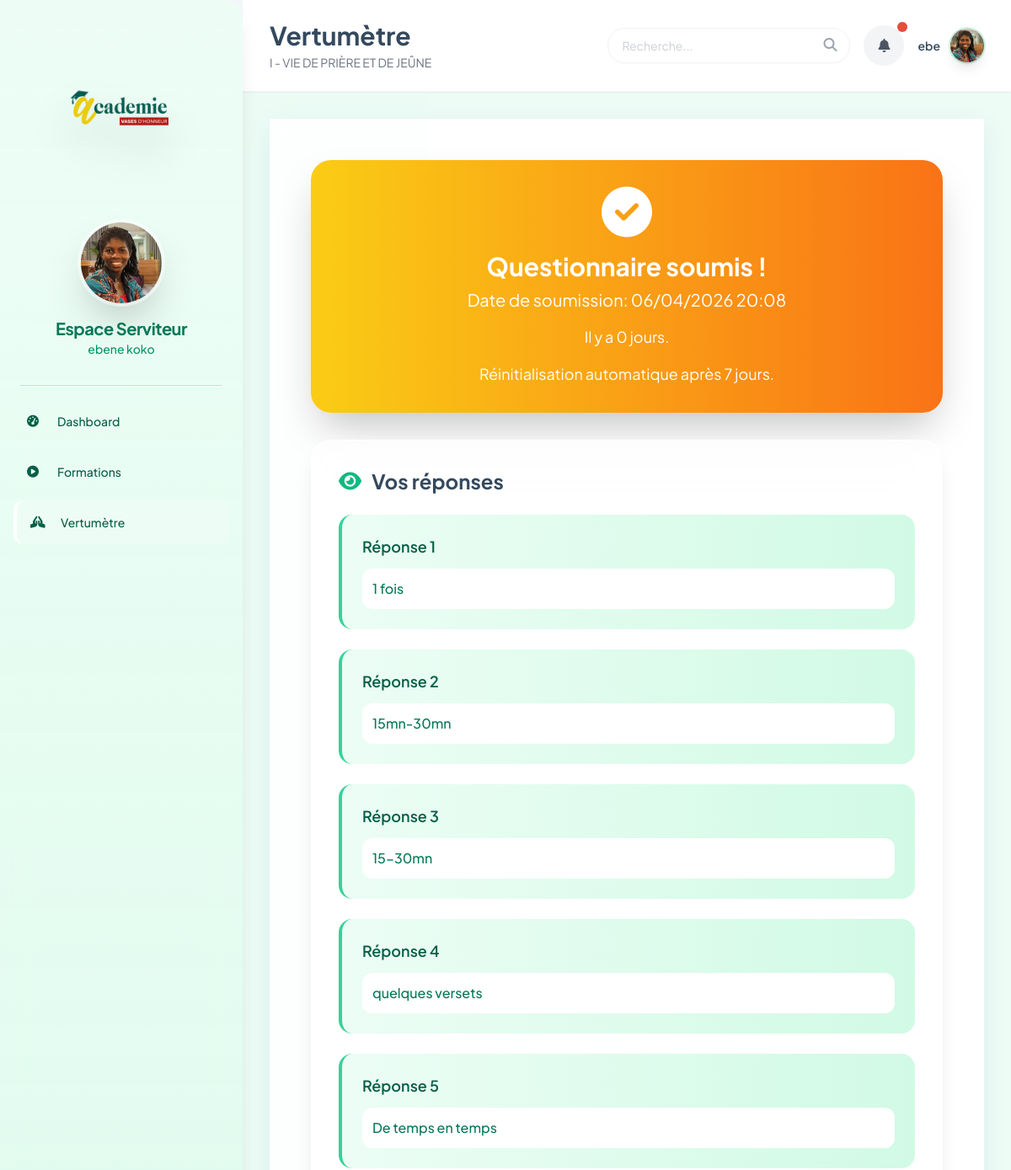
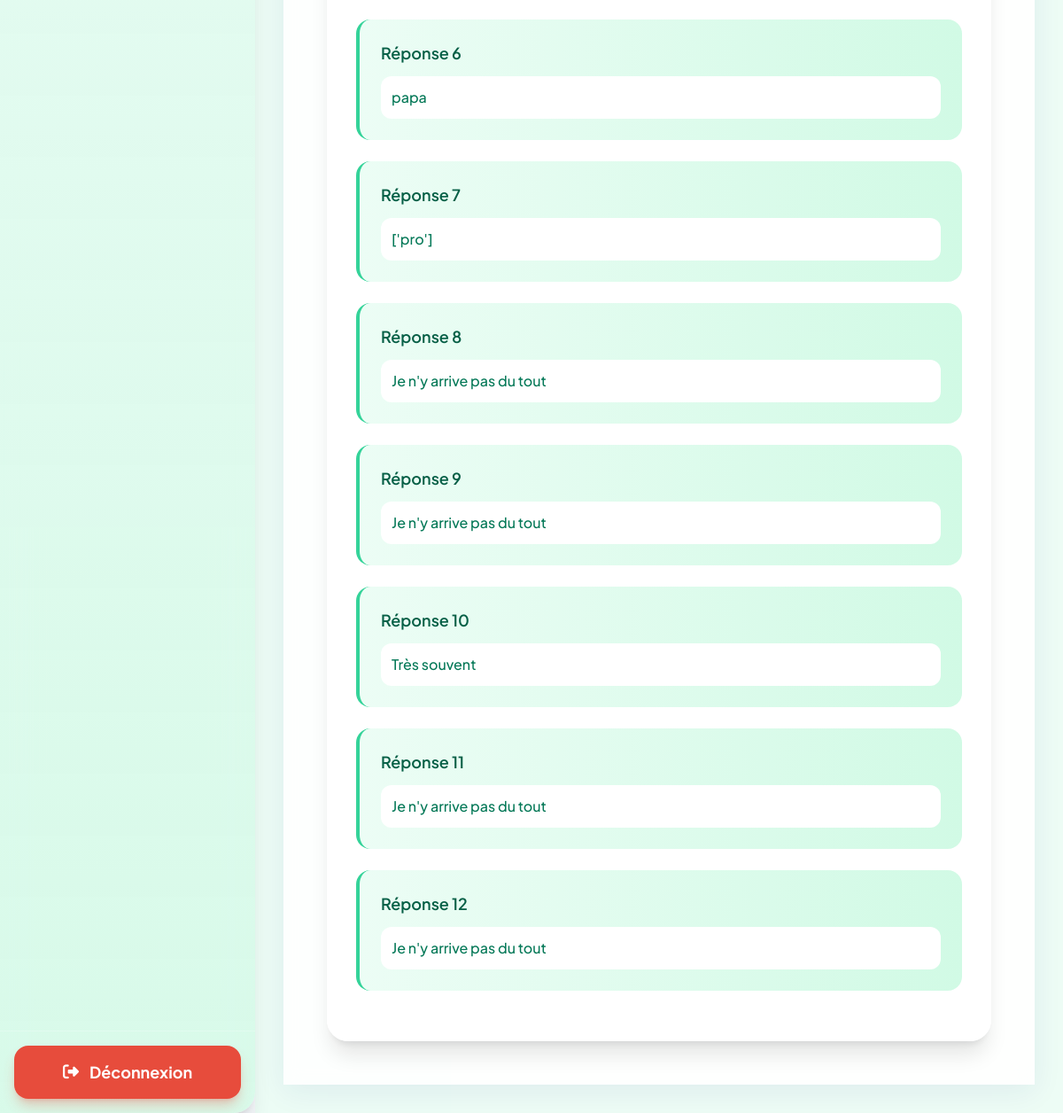
The app's page /serviteur/vertumetre/ (signed in) with its own data (2 pictures, top to bottom).
### traning/models.py (models this page shows, shortened)
class CustomUser(AbstractUser):
    ROLE_CHOICES = [
        ('admin', 'Administrateur'),
        ('serviteur', 'Serviteur'),
    ]
    role = models.CharField(max_length=10, choices=ROLE_CHOICES, default='serviteur')
    phone_number = models.CharField(max_length=15, blank=True, null=True, verbose_name=_("Numéro de téléphone"))
    profile_photo = models.ImageField(upload_to='profile_photos/', blank=True, null=True, verbose_name=_("Photo de profil"))
    is_active = models.BooleanField(default=True, verbose_name=_("Actif"))

### traning/models_vertumetre.py (models this page shows, shortened)
class ServiteurVertumetre(models.Model):
    serviteur = models.OneToOneField(settings.AUTH_USER_MODEL, on_delete=models.CASCADE, limit_choices_to={'role': 'serviteur'}, verbose_name=_("Serviteur"))
    answers = models.JSONField(default=dict, blank=True, verbose_name=_("Réponses"))
    submitted_at = models.DateTimeField(null=True, blank=True, verbose_name=_("Date de soumission"))
    class Meta:
        verbose_name = _("Vertumètre Serviteur")
        verbose_name_plural = _("Vertumètres Serviteurs")
    @property
    def is_submitted_recently(self):
        if not self.submitted_at:
            return False
        return timezone.now() - self.submitted_at < timezone.timedelta(days=7)
    def can_submit(self):
        return not self.is_submitted_recently

### traning/views.py (the view)
# urls.py: path('serviteur/vertumetre/', views.serviteur_vertumetre, name='serviteur_vertumetre'),
@login_required(login_url='/')
def serviteur_vertumetre(request):
    if request.user.role != 'serviteur':
        return redirect('/')
    vert, created = ServiteurVertumetre.objects.get_or_create(serviteur=request.user)
    can_submit = vert.can_submit()
    is_submitted = not can_submit and vert.submitted_at is not None
    if request.method == 'POST' and can_submit:
        form = VertumetreForm(request.POST)
        if form.is_valid():
            form.save(request.user)
            return redirect('traning:serviteur_vertumetre')
    else:
        form = VertumetreForm()
    context = {
        'vert': vert,
        'form': form,
        'can_submit': can_submit,
        'is_submitted': is_submitted,
        'submitted_at': vert.submitted_at,
        'days_since_submit': (timezone.now() - vert.submitted_at).days if is_submitted else 0,
    }
    return render(request, 'serviteur/vertumetre.html', context)

### templates/serviteur/vertumetre.html (shortened to what this page needs)
{% extends 'serviteur/base.html' %}
{% load static vertumetre_extras %}
{% block page_title %}Vertumètre{% endblock %}
{% block subtitle %}I - VIE DE PRIÈRE ET DE JEÛNE{% endblock %}
{% block serviteur_content %}
<div class="max-w-4xl mx-auto">
    {% if is_submitted %}
        <div class="bg-gradient-to-r from-yellow-400 to-orange-500 text-white p-6 sm:p-8 rounded-3xl mb-8 text-center shadow-2xl">
            <i class="fas fa-check-circle text-6xl mb-4 block"></i>
            <h2 class="text-3xl font-bold mb-2">Questionnaire soumis !</h2>
            <p class="text-xl mb-4">Date de soumission: {{ submitted_at|date:"d/m/Y H:i" }}</p>
            <p class="text-lg mb-4">Il y a {{ days_since_submit }} jour{{ days_since_submit|pluralize }}.</p>
            <p class="text-lg">Réinitialisation automatique après 7 jours.</p>
        </div>
        <div class="bg-white/70 backdrop-blur-xl p-8 rounded-3xl border border-white/50 shadow-xl">
            <h3 class="text-xl sm:text-2xl font-bold text-charcoal mb-6 flex items-center gap-3">
                <i class="fas fa-eye text-emerald-500"></i>Vos réponses
            </h3>
            {% for key, value in vert.answers.items %}
                <div class="mb-6 p-6 bg-gradient-to-r from-emerald-50 to-emerald-100 rounded-2xl border-l-4 border-emerald-400">
                    <label class="block text-lg font-semibold text-emerald-800 mb-3">Réponse {{ forloop.counter }}</label>
                    <div class="text-emerald-700 font-medium p-3 bg-white rounded-xl">
                        {{ value|get_choice_label:key }}
                    </div>
                </div>
            {% empty %}
                <p class="text-gray-500 italic">Aucune réponse enregistrée.</p>
            {% endfor %}
        </div>
    {% endif %}
</div>
{% endblock %}

### templates/serviteur/base.html (shortened to what this page needs)
<!DOCTYPE html>
<html lang="fr">
<head>
    <script src="https://cdn.tailwindcss.com"></script>
    <link rel="stylesheet" href="https://cdnjs.cloudflare.com/ajax/libs/font-awesome/6.5.1/css/all.min.css">
</head>
<body class="font-sans antialiased">
    <aside id="sidebar" class="fixed left-0 top-0 h-screen w-72 bg-gradient-to-b from-emerald-50/95 to-emerald-100/80 backdrop-blur-xl text-emerald-800 flex flex-col z-50 shadow-xl border-r-0 rounded-r-3xl transition-transform duration-300 -translate-x-full md:translate-x-0">
        <div class="p-8 border-b border-white/20 flex flex-col items-center gap-4 pt-12">
            <img src="/media/Logo.png" alt="Logo Formation VH" class="w-44 h-44 object-contain mb-6 drop-shadow-2xl" style="background: none;">
            <div class="w-24 h-24 rounded-full overflow-hidden ring-4 ring-white/50 shadow-2xl">
                {% if user.profile_photo %}
                    <img src="{{ user.profile_photo.url }}" alt="{{ user.get_full_name }}" class="w-full h-full object-cover">
                {% else %}
                    <div class="w-full h-full bg-gradient-to-br from-white/30 to-white/10 flex items-center justify-center font-bold text-2xl text-white">
                        {{ user.username|slice:":2"|upper }}
                    </div>
                {% endif %}
            </div>
            <div class="text-center">
                <h2 class="font-bold text-xl tracking-tight text-emerald-700">Espace Serviteur</h2>
                <p class="text-sm font-medium text-emerald-600">{{ user.get_full_name|default:user.username }}</p>
            </div>
        </div>
        <div class="mx-6 border-t border-emerald-300/50"></div>
        <nav class="flex-1 px-4 py-4 space-y-2">
            <a href="{% url 'traning:serviteur_dashboard' %}" class="sidebar-item group flex items-center px-4 py-4 rounded-xl text-sm font-medium {% if request.resolver_match.url_name == 'serviteur_dashboard' %}active{% endif %}">
                <i class="fas fa-tachometer-alt w-5 mr-4"></i>
                <span>Dashboard</span>
            </a>
            <a href="{% url 'traning:serviteur_formations' %}" class="sidebar-item group flex items-center px-4 py-4 rounded-xl text-sm font-medium {% if request.resolver_match.url_name == 'serviteur_formations' %}active{% endif %}">
                <i class="fas fa-play-circle w-5 mr-4"></i>
                <span>Formations</span>
            </a>
            <a href="{% url 'traning:serviteur_vertumetre' %}" class="sidebar-item group flex items-center px-4 py-4 rounded-xl text-sm font-medium {% if request.resolver_match.url_name == 'serviteur_vertumetre' %}active{% endif %}">
                <i class="fas fa-hands-praying w-5 mr-4"></i>
                <span>Vertumètre</span>
            </a>
        </nav>
        <div class="p-4 border-t border-white/20">
            <a href="{% url 'traning:logout' %}" class="flex items-center justify-center gap-3 w-full px-4 py-4 bg-danger-red hover:bg-red-700 text-white rounded-2xl font-bold text-lg shadow-lg shadow-danger-red/30 transition-all hover:scale-105 active:scale-95">
                <i class="fas fa-sign-out-alt"></i>
                <span>Déconnexion</span>
            </a>
        </div>
    </aside>
    <main class="ml-0 md:ml-72 min-h-screen p-4 sm:p-6 md:p-8 bg-emerald-50/90">
        <header class="sticky top-0 z-40 bg-white border-b border-gray-100 px-4 md:px-8 py-4 md:py-6 flex items-center justify-between shadow-sm mb-8 -mx-4 md:-mx-8 -mt-4 md:-mt-8">
            <div class="flex items-center gap-4">
                <div>
                    <h1 class="text-xl md:text-3xl font-bold text-charcoal">{% block page_title %}Dashboard{% endblock %}</h1>
                    <p class="text-xs md:text-sm text-gray-500 mt-1">{% block subtitle %}{% endblock %}</p>
                </div>
            </div>
            <div class="flex items-center gap-2 md:gap-4">
                <div class="relative">
                    <input type="text" placeholder="Recherche..." class="hidden lg:block bg-white border border-gray-200 rounded-full px-4 py-2.5 text-sm w-72 focus:ring-2 focus:ring-emerald-500/30 outline-none transition-all shadow-sm">
                    <i class="fas fa-search absolute right-4 top-3 text-gray-400"></i>
                </div>
                <button class="w-12 h-12 rounded-full bg-gray-100 flex items-center justify-center text-gray-600 hover:bg-gray-200 transition-all relative">
                    <i class="fas fa-bell"></i>
                    <span class="absolute -top-1 -right-1 w-3 h-3 bg-danger-red rounded-full"></span>
                </button>
                <div class="flex items-center gap-3 cursor-pointer group">
                    <span class="text-sm font-semibold text-charcoal group-hover:text-emerald-600 transition-colors">{{ user.username }}</span>
                    <div class="w-10 h-10 rounded-full overflow-hidden shadow-lg ring-2 ring-emerald-500/20">
                        {% if user.profile_photo %}
                            <img src="{{ user.profile_photo.url }}" alt="{{ user.username }}" class="w-full h-full object-cover">
                        {% else %}
                            <div class="w-full h-full bg-emerald-500 flex items-center justify-center text-white font-bold text-sm">
                                {{ user.username|slice:":1"|upper }}
                            </div>
                        {% endif %}
                    </div>
                </div>
            </div>
        </header>
        {% block content %}
        <div class="glass-panel p-12">
            {% block serviteur_content %}{% endblock %}
        </div>
        {% endblock %}
    </main>
</body>
</html>

### templates/serviteur/base.html (style rules this page uses)
body { background-color: #F4F7FA; color: #34495E; }
.glass-panel { background: rgba(255, 255, 255, 0.9); backdrop-filter: blur(10px); border: 1px solid rgba(255, 255, 255, 0.2); box-shadow: 0 8px 32px 0 rgba(31, 38, 135, 0.07); }
.sidebar-item { transition: all 0.2s; }
.sidebar-item.active { background-color: rgba(255, 255, 255, 0.2); border-left: 4px solid white; }

### records on screen
CustomUser: profile_photo (picture), get_full_name "ebene koko", username "ebe"
ServiteurVertumetre: submitted_at "06/04/2026 20:08"

### other values on screen
{{ value|get_choice_label:key }} "1 fois" "15mn-30mn" "15-30mn" "quelques versets" "De temps en temps" "papa" "['pro']" "Je n'y arrive pas du tout" "Je n'y arrive pas du tout" "Très souvent" "Je n'y arrive pas du tout" "Je n'y arrive pas du tout"
